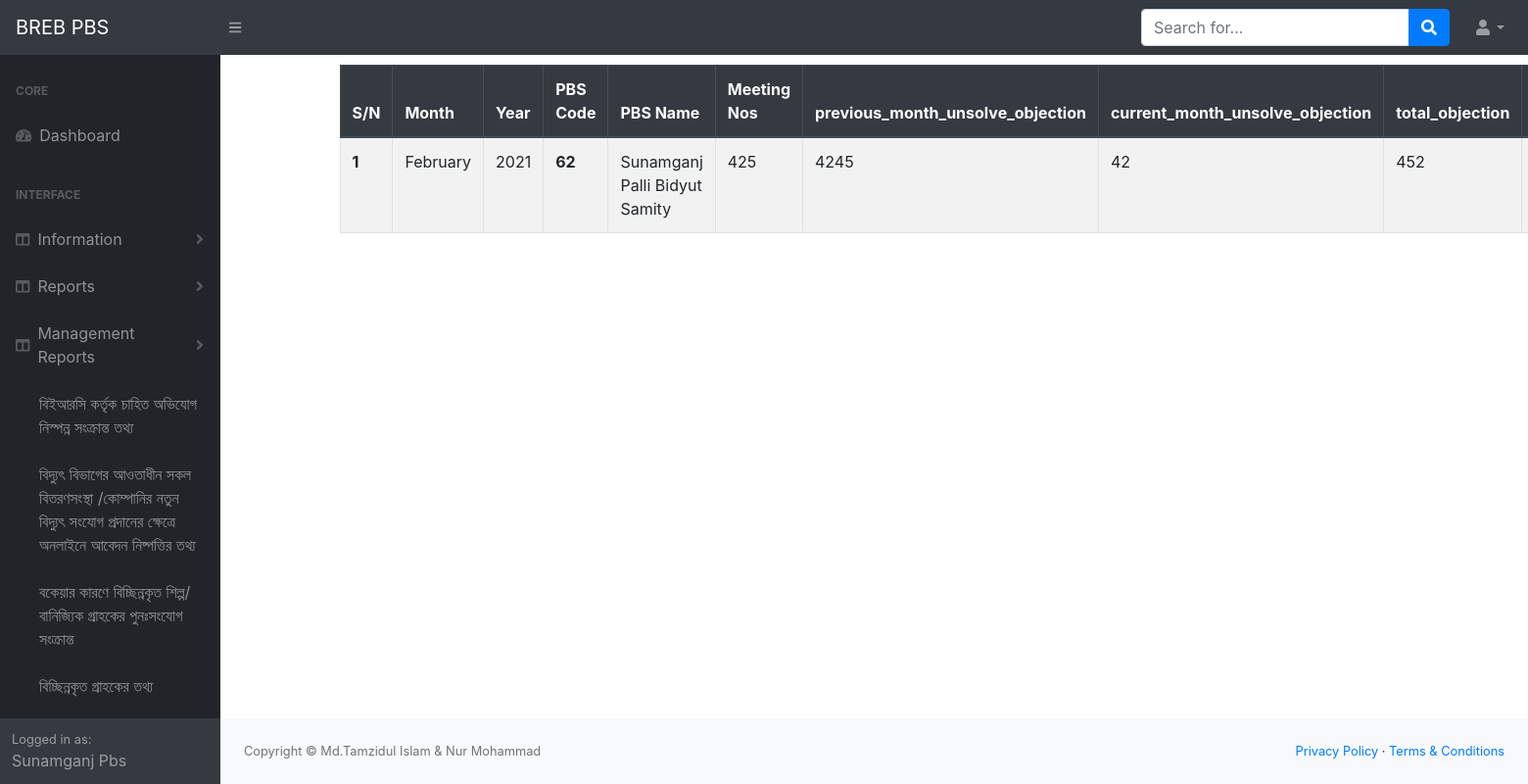
Before: /my-monthly-coordination-meeting (signed in) with the older database file.
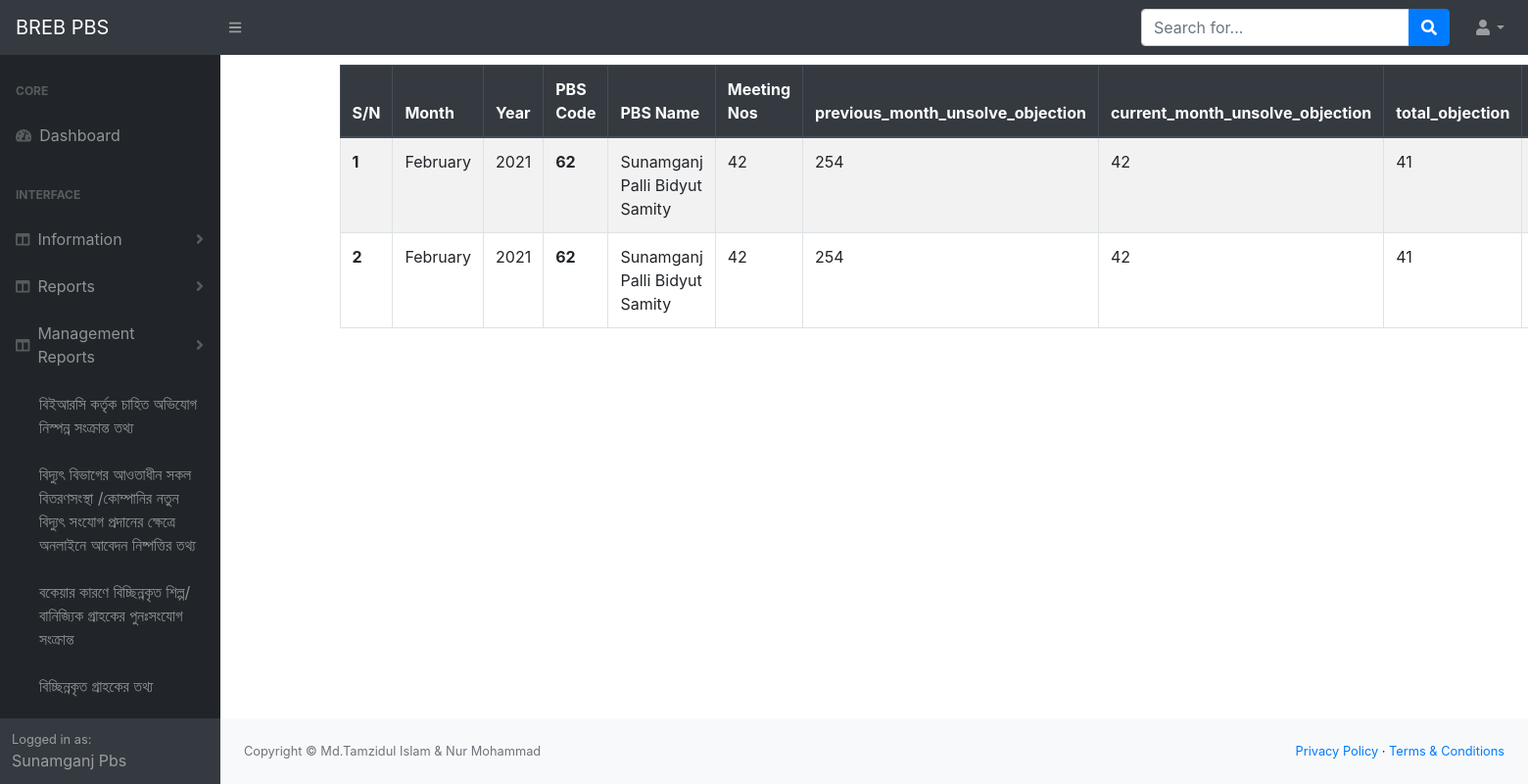
After: the same page with the newer database file.
### infoapp/models.py (models this page shows, shortened)
class MonthlyCoordinationMeetingInfo(models.Model):
    pbs_code=models.IntegerField(blank=True, null=True)
    management_code=models.IntegerField(blank=True,null=True)
    month=models.CharField(max_length=10, blank=True, null=True)
    year=models.CharField(max_length=10,blank=True, null=True)
    consumer_meeting_nos=models.CharField(max_length=250, blank=True,null=True)
    previous_month_unsolve_objection=models.CharField(max_length=250, blank=True, null=True)
    current_month_unsolve_objection=models.CharField(max_length=250, blank=True, null=True)
    total_objection=models.CharField(max_length=250, blank=True, null=True)
    current_month_solve_objection=models.CharField(max_length=250, blank=True, null=True)
    unsolve_objection=models.CharField(max_length=250, blank=True, null=True)
    remarks=models.TextField(max_length=250, blank=True, null=True)

class PbsInfo(models.Model):
    user=models.OneToOneField(User, on_delete=models.CASCADE)
    pbs_name=models.CharField(max_length=50)
    pbs_name_benglai=models.CharField(max_length=50)
    pbs_code=models.IntegerField(blank=True, null= True)
    management_code=models.IntegerField(blank=True, null=True)
    address=models.TextField(blank=True, null=True)
    mobile_no=models.TextField(blank=True , null=True)

### infoapp/views.py (the view)
# urls.py: path('my-monthly-coordination-meeting', views.my_monthly_coordination_meeting , name='my_monthly_coordination_meeting'),
def my_monthly_coordination_meeting(request):
    current_user=request.user
    user_id=current_user.id
    user_pbs_info=PbsInfo.objects.get(user__pk=user_id)
    pbs_code=user_pbs_info.pbs_code
    print(pbs_code)
    my_data=MonthlyCoordinationMeetingInfo.objects.filter(pbs_code=pbs_code)
    context={'my_data':my_data,'user_pbs_info':user_pbs_info}
    return render(request, 'my_monthly_coordination_meeting.html',context)

### templates/my_monthly_coordination_meeting.html (shortened to what this page needs)
{% extends 'base.html'%}
{% block content %}
<div class="container">
    <div class="cow">
        <table class="table table-striped table-bordered" style="margin-top: 10px;">
            <thead class="thead-dark">
              <tr>
                <th scope="col">S/N</th>
                <th scope="col">Month</th>
                <th scope="col">Year</th>
                <th scope="col">PBS Code</th>
                <th scope="col">PBS Name</th>
                <th scope="col">Meeting Nos</th>
                <th scope="col">previous_month_unsolve_objection</th>
                <th scope="col">current_month_unsolve_objection</th>
                <th scope="col">total_objection </th>
                <th scope="col">current_month_solve_objection </th>
              </tr>
            </thead>
            <tbody>
                {% for my_data in my_data%}
              <tr>
                <th>{{ forloop.counter }}</th>
                <td>{{ my_data.month }}</td>
                <td>{{ my_data.year }}</td>
                <th scope="row">{{ my_data.pbs_code }}</th>
                <td>{{ user_pbs_info.pbs_name }}</td>
                <td>{{ my_data.consumer_meeting_nos }}</td>
                <td>{{ my_data.previous_month_unsolve_objection }}</td>
                <td>{{ my_data.current_month_unsolve_objection }}</td>
                <td>{{ my_data.total_objection }}</td>
                <td>{{ my_data.current_month_solve_objection }}</td>
              </tr>
              {% endfor %}
            </tbody>
        </table>
    </div>
</div>
{% endblock %}

### templates/base.html (shortened to what this page needs)
{% load static %}
<!DOCTYPE html>
<html lang="en">
    <head>
        <link href="{% static 'css/styles.css'%}" rel="stylesheet" />
        <link href="https://cdn.datatables.net/1.10.20/css/dataTables.bootstrap4.min.css" rel="stylesheet" />
    </head>
    <body class="sb-nav-fixed">
        <nav class="sb-topnav navbar navbar-expand navbar-dark bg-dark">
            <a class="navbar-brand" href="home_page.html">BREB PBS</a>
            <button class="btn btn-link btn-sm order-1 order-lg-0" id="sidebarToggle" href="#"><i class="fas fa-bars"></i></button>
            <form class="d-none d-md-inline-block form-inline ml-auto mr-0 mr-md-3 my-2 my-md-0">
                <div class="input-group">
                    <input class="form-control" type="text" placeholder="Search for..." aria-label="Search" aria-describedby="basic-addon2" />
                    <div class="input-group-append">
                        <button class="btn btn-primary" type="button"><i class="fas fa-search"></i></button>
                    </div>
                </div>
            </form>
            <ul class="navbar-nav ml-auto ml-md-0">
                <li class="nav-item dropdown">
                    <a class="nav-link dropdown-toggle" id="userDropdown" href="#" role="button" data-toggle="dropdown" aria-haspopup="true" aria-expanded="false"><i class="fas fa-user fa-fw"></i></a>
                </li>
            </ul>
        </nav>
        <div id="layoutSidenav">
            <div id="layoutSidenav_nav">
                <nav class="sb-sidenav accordion sb-sidenav-dark" id="sidenavAccordion">
                    <div class="sb-sidenav-menu">
                        <div class="nav">
                            <div class="sb-sidenav-menu-heading">Core</div>
                            <a class="nav-link" href="index.html">
                                <div class="sb-nav-link-icon"><i class="fas fa-tachometer-alt"></i></div>
                                Dashboard
                            </a>
                            <div class="sb-sidenav-menu-heading">Interface</div>
                            <a class="nav-link collapsed" href="#" data-toggle="collapse" data-target="#collapseLayouts" aria-expanded="false" aria-controls="collapseLayouts">
                                <div class="sb-nav-link-icon"><i class="fas fa-columns"></i></div>
                                Information
                                <div class="sb-sidenav-collapse-arrow"><i class="fas fa-angle-down"></i></div>
                            </a>
                            <a class="nav-link collapsed" href="#" data-toggle="collapse" data-target="#collapseLayoutss" aria-expanded="false" aria-controls="collapseLayouts">
                                <div class="sb-nav-link-icon"><i class="fas fa-columns"></i></div>
                                Reports
                                <div class="sb-sidenav-collapse-arrow"><i class="fas fa-angle-down"></i></div>
                            </a>
                            <a class="nav-link collapsed" href="#" data-toggle="collaps" data-target="#collapseLayoutss" aria-expanded="false" aria-controls="collapseLayouts">
                                <div class="sb-nav-link-icon"><i class="fas fa-columns"></i></div>
                                Management Reports
                                <div class="sb-sidenav-collapse-arrow"><i class="fas fa-angle-down"></i></div>
                            </a>
                            <div class="collaps" id="collapseLayoutss" aria-labelledby="headingOne" data-parent="#sidenavAccordion">
                                <nav class="sb-sidenav-menu-nested nav">
                                    <a class="nav-link" href="{% url 'infoapp:m_berc_info' %}">বিইআরসি কর্তৃক চাহিত অভিযোগ নিস্পন্ন সংক্রান্ত তথ্য</a>
                                    <a class="nav-link" href="{% url 'infoapp:m_new_con_info' %}">বিদ্যুৎ বিভাগের আওতাধীন সকল বিতরণসংস্থা /কোম্পানির নতুন বিদ্যুৎ সংযোগ প্রদানের ক্ষেত্রে অনলাইনে আবেদন নিষ্পত্তির তথ্য</a>
                                    <a class="nav-link" href="{% url 'infoapp:m_industry_commercial_dc_rc' %}">বকেয়ার কারণে বিচ্ছিন্নকৃত শিল্প/বানিজ্যিক গ্রাহকের পুনঃসংযোগ সংক্রান্ত</a>
                                    <a class="nav-link" href="{% url 'infoapp:m_dc_consumer' %}">বিচ্ছিন্নকৃত গ্রাহকের তথ্য</a>
                                    <a class="nav-link" href="{% url 'infoapp:m_connected_consumer' %}">অবিচ্ছিন্নকৃত গ্রাহকের তথ্য</a>
                                </nav>
                            </div>
                        </div>
                    </div>
                    <div class="sb-sidenav-footer">
                        <div class="small">Logged in as:</div>
                        {{ user.first_name|title}}    {{user.last_name|title}}
                    </div>
                </nav>
            </div>
            <div id="layoutSidenav_content">
                {% block content %}
                {% endblock %}
                <footer class="py-4 bg-light mt-auto">
                    <div class="container-fluid">
                        <div class="d-flex align-items-center justify-content-between small">
                            <div class="text-muted">Copyright &copy; Md.Tamzidul Islam & Nur Mohammad</div>
                            <div>
                                <a href="#">Privacy Policy</a>
                                &middot;
                                <a href="#">Terms &amp; Conditions</a>
                            </div>
                        </div>
                    </div>
                </footer>
            </div>
        </div>
    </body>
</html>

Changed rows visible on the page:
removed MonthlyCoordinationMeetingInfo: month "February", year "2021", pbs_code "62", {{ user_pbs_info.pbs_name }} "Sunamganj Palli Bidyut Samity", consumer_meeting_nos "425", previous_month_unsolve_objection "4245", current_month_unsolve_objection "42", total_objection "452"
added MonthlyCoordinationMeetingInfo: month "February", year "2021", pbs_code "62", {{ user_pbs_info.pbs_name }} "Sunamganj Palli Bidyut Samity", consumer_meeting_nos "42", previous_month_unsolve_objection "254", current_month_unsolve_objection "42", total_objection "41"
added MonthlyCoordinationMeetingInfo: month "February", year "2021", pbs_code "62", {{ user_pbs_info.pbs_name }} "Sunamganj Palli Bidyut Samity", consumer_meeting_nos "42", previous_month_unsolve_objection "254", current_month_unsolve_objection "42", total_objection "41"
